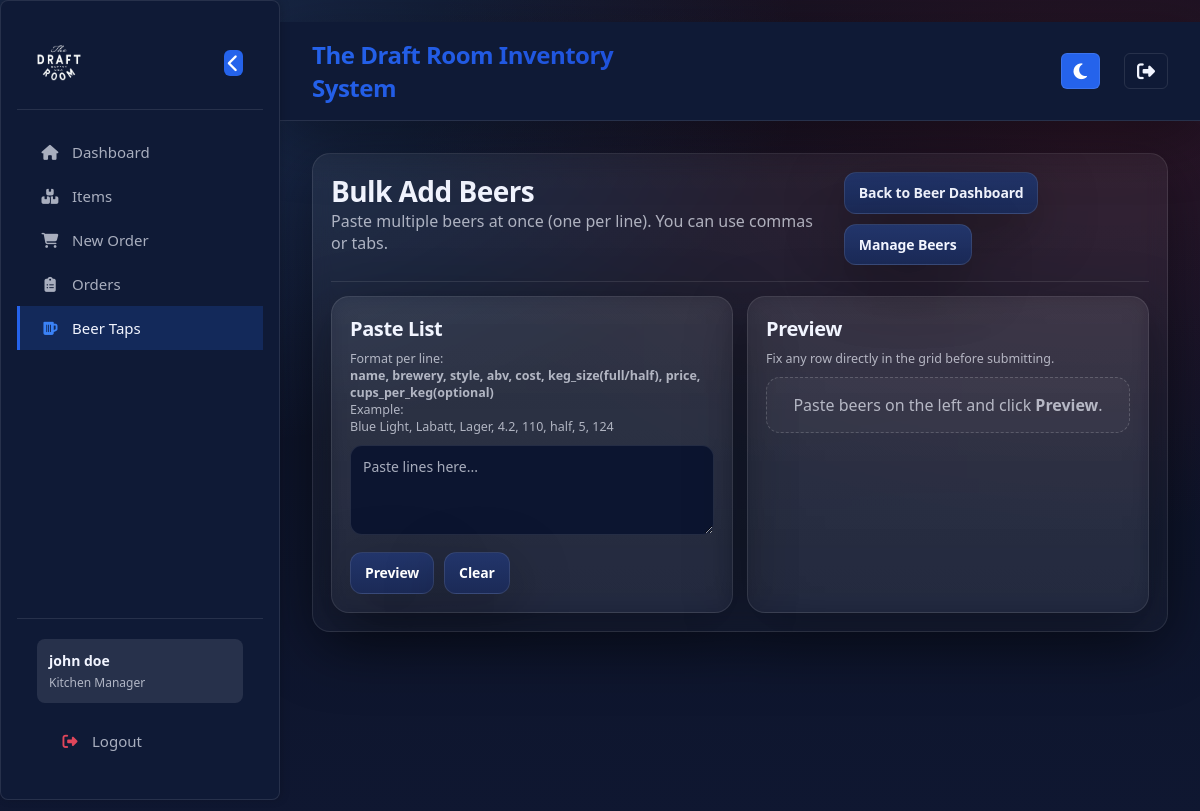
Page /beers/bulk (signed in) on the committed database.
### app.py (models this page shows, shortened)
class User(db.Model):
    __tablename__ = "users"
    id = db.Column(db.Integer, primary_key=True)
    username = db.Column(db.String(80), unique=True, nullable=False)
    first_name = db.Column(db.String(80), nullable=True)
    last_name = db.Column(db.String(80), nullable=True)
    password_hash = db.Column(db.String(255), nullable=False)
    role = db.Column(db.String(20), nullable=False, default="staff")  # Backward compatibility
    role_id = db.Column(db.Integer, db.ForeignKey('roles.id'), nullable=True)  # New: reference to Role
    is_active = db.Column(db.Boolean, nullable=False, default=True)
    created_at = db.Column(db.DateTime, nullable=False, default=utcnow)
    role_obj = db.relationship('Role', backref='users')
    def display_name(self) -> str:
        full = f"{(self.first_name or '').strip()} {(self.last_name or '').strip()}".strip()
        return full if full else self.username
    def get_role_name(self):
        if self.role_obj:
            return self.role_obj.name
        return self.role

class Role(db.Model):
    __tablename__ = "roles"
    id = db.Column(db.Integer, primary_key=True)
    name = db.Column(db.String(80), unique=True, nullable=False)
    is_admin = db.Column(db.Boolean, nullable=False, default=False)
    permissions = db.Column(db.JSON, nullable=False, default=dict)  # Store permissions as JSON
    created_at = db.Column(db.DateTime, nullable=False, default=utcnow)
    def has_permission(self, permission):
        if self.is_admin:
            return True
        return self.permissions.get(permission, False)

### app.py (the view, shortened to what this page needs)
@app.route("/beers/bulk", methods=["GET", "POST"])
def beers_bulk():
    if request.method == "GET":
        return render_template("beers_bulk_add.html")

### app.py (called while the page is built)
@app.after_request
def add_security_headers_response(response):
    response.headers["X-Frame-Options"] = "SAMEORIGIN"
    response.headers["X-XSS-Protection"] = "1; mode=block"
    response.headers["X-Content-Type-Options"] = "nosniff"
    response.headers["Content-Security-Policy"] = (
        "default-src 'self'; "
        "script-src 'self' 'unsafe-inline' https://cdnjs.cloudflare.com; "
        "style-src 'self' 'unsafe-inline' https://cdnjs.cloudflare.com; "
        "font-src 'self' https://cdnjs.cloudflare.com; "
        "img-src 'self' data:; "
        "connect-src 'self'; "
        "frame-ancestors 'self'"
    )
    response.headers["Referrer-Policy"] = "strict-origin-when-cross-origin"
    response.headers["Permissions-Policy"] = (
        "geolocation=(), "
        "microphone=(), "
        "camera=(), "
        "payment=()"
    )
    return response

def utcnow() -> datetime:
    return datetime.now(timezone.utc)

def current_user() -> Optional["User"]:
    uid = session.get("user_id")
    if not uid:
        return None
    try:
        return User.query.get(int(uid))
    except Exception:
        return None

def current_user_role() -> str:
    if session.get("break_glass_admin") is True:
        return "admin"
    u = current_user()
    if not u:
        return ""
    return (u.role or "").lower()

def is_logged_in() -> bool:
    return (session.get("break_glass_admin") is True) or (session.get("user_id") is not None)

def can_manage_users() -> bool:
    u = current_user()
    if not u:
        return False
    if session.get("break_glass_admin") is True:
        return True
    if u.role_id:
        role = Role.query.get(u.role_id)
        if role and role.is_admin:
            return True
    if u.role == "admin":
        return True
    return False

def can_edit_inventory() -> bool:
    u = current_user()
    if not u:
        return False
    if session.get("break_glass_admin") is True:
        return True
    if u.role_id:
        role = Role.query.get(u.role_id)
        if role and role.has_permission("can_edit_items"):
            return True
    if u.role == "admin":
        return True
    return False

### templates/beers_bulk_add.html (shortened to what this page needs)
{% extends "base.html" %}
{% block content %}
<section class="card">
  <div class="cardhead">
    <div>
      <h1>Bulk Add Beers</h1>
      <span class="muted">Paste multiple beers at once (one per line). You can use commas or tabs.</span>
    </div>
    <div class="actions">
      <a class="btn" href="/beers/dashboard">Back to Beer Dashboard</a>
      <a class="btn" href="/beers">Manage Beers</a>
    </div>
  </div>
  <div class="grid2">
    <div class="card">
      <h2 style="margin-bottom:8px;">Paste List</h2>
      <div class="muted smalltxt" style="margin-bottom:10px;">
        Format per line:<br>
        <span class="strong">name, brewery, style, abv, cost, keg_size(full/half), price, cups_per_keg(optional)</span><br>
        Example:<br>
        Blue Light, Labatt, Lager, 4.2, 110, half, 5, 124
      </div>
      <textarea id="bulkInput" placeholder="Paste lines here..."></textarea>
      <div class="actions" style="margin-top:12px;">
        <button class="btn" type="button" id="previewBtn">Preview</button>
        <button class="btn" type="button" id="clearBtn">Clear</button>
      </div>
    </div>
    <div class="card">
      <h2 style="margin-bottom:8px;">Preview</h2>
      <div class="muted smalltxt" style="margin-bottom:10px;">
        Fix any row directly in the grid before submitting.
      </div>
      <form method="POST" action="/beers/bulk" id="bulkForm">
        <div class="empty" id="emptyState">
          Paste beers on the left and click <b>Preview</b>.
        </div>
      </form>
    </div>
  </div>
</section>
{% endblock %}

### templates/base.html (shortened to what this page needs)
<!DOCTYPE html>
<html lang="en">
<head>
  <link rel="stylesheet" href="/static/style.css">
  <link rel="stylesheet" href="https://cdnjs.cloudflare.com/ajax/libs/font-awesome/6.4.0/css/all.min.css">
</head>
<body>
  <aside class="sidebar" id="sidebar">
    <div class="sidebar-header">
      <h2 class="sidebar-brand">
        <img src="{{ url_for('static', filename='favicon.svg') }}" alt="Draft Room Logo" class="sidebar-logo">
      </h2>
      <button class="sidebar-toggle" id="sidebarToggle" title="Collapse sidebar">
        <i class="fas fa-chevron-left"></i>
      </button>
    </div>
    <nav class="sidebar-nav">
      <a href="/" class="nav-item {% if request.path == '/' %}active{% endif %}" data-tooltip="Dashboard">
        <i class="fas fa-home"></i>
        <span>Dashboard</span>
      </a>
      <a href="/items" class="nav-item {% if request.path.startswith('/items') or request.path.startswith('/category') %}active{% endif %}" data-tooltip="Items">
        <i class="fas fa-boxes"></i>
        <span>Items</span>
      </a>
      <a href="/order" class="nav-item {% if request.path == '/order' %}active{% endif %}" data-tooltip="New Order">
        <i class="fas fa-shopping-cart"></i>
        <span>New Order</span>
      </a>
      <a href="/orders" class="nav-item {% if request.path.startswith('/orders') or (request.path.startswith('/order/') and request.path != '/order') %}active{% endif %}" data-tooltip="View Orders">
        <i class="fas fa-clipboard-list"></i>
        <span>Orders</span>
      </a>
      <a href="/beers/dashboard" class="nav-item {% if '/beers' in request.path %}active{% endif %}" data-tooltip="Beer Taps">
        <i class="fas fa-beer"></i>
        <span>Beer Taps</span>
      </a>
    </nav>
    <div class="sidebar-footer">
      {% if current_user %}
      <div class="user-info">
        <div class="user-name">
          {% if current_user.first_name or current_user.last_name %}
            {{ current_user.first_name }} {{ current_user.last_name }}
          {% else %}
            {{ current_user.username }}
          {% endif %}
        </div>
        <div class="user-role">{{ auth_role_name.title() if auth_role_name else 'User' }}</div>
      </div>
      {% endif %}
      <a href="/logout" class="nav-item logout" data-tooltip="Logout">
        <i class="fas fa-sign-out-alt"></i>
        <span>Logout</span>
      </a>
    </div>
  </aside>
  <main class="main-content">
    <header class="topbar">
      <div class="topbar-brand">
        <h1>The Draft Room Inventory System</h1>
      </div>
      <button class="theme-toggle" id="themeToggle" title="Toggle light/dark theme">
      </button>
      <a href="/logout" class="logout-btn" title="Logout">
        <i class="fas fa-sign-out-alt"></i>
      </a>
    </header>
    <div class="page-content">
      {% block content %}{% endblock %}
    </div>
  </main>
</body>
</html>

### rows in the picture
User: first_name "john", last_name "doe"
Role: name "Kitchen Manager"
